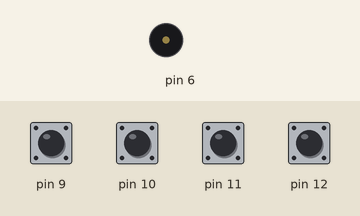
The sketch below on a simulated Arduino Uno, built with avr-gcc and run on an emulated ATmega328P. Parts: buzzer (waves = sounding). The inputs (shaded band) are chosen by the test bench; at power-on: pin 9–12 HIGH.

Above: at 1.2 s.
1.3 s: pin 9 pulled LOW for 0.15 s
At 1.38 s:
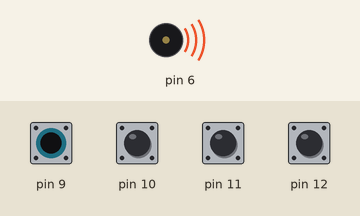
Timing chart, 0 to 4.3 s (numbered marks = the images above; inputs shaded):
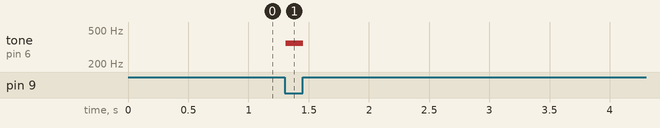

The sketch:

MIDIFrutas.ino
```cpp
#include <CapacitiveSensor.h>


CapacitiveSensor nota_01 = CapacitiveSensor(13,12);
CapacitiveSensor nota_02 = CapacitiveSensor(13,11);
CapacitiveSensor nota_03 = CapacitiveSensor(13,10);
CapacitiveSensor nota_04 = CapacitiveSensor(13,9);


const int qNotas =  4 , capS = 50;

void setup(){
  Serial.begin(9600);
}

void loop(){
  long nota[qNotas] = {
     (nota_01.capacitiveSensor(capS)),   //Posicao 0 do vetor
     (nota_02.capacitiveSensor(capS)),   //Posicao 1 do vetor
     (nota_03.capacitiveSensor(capS)),   //Posicao 2 do Vetor
     (nota_04.capacitiveSensor(capS)),   //Posicao 3 do Vetor
  };

  while(nota[0] > 500){
     tone(6, 262);
     nota[0] = nota_01.capacitiveSensor(capS);
  }
  while(nota[1] > 500){
     tone(6, 294);
     nota[1] = nota_02.capacitiveSensor(capS);
  }
  while(nota[2] > 500){
     tone(6, 330);
     nota[2] = nota_03.capacitiveSensor(capS);
  }
  while(nota[3] > 500){
     tone(6, 349);
     nota[3] = nota_04.capacitiveSensor(capS);
  }
  noTone(6);
}

/*void teste(){
  Serial.print("Valores: Nota 01: ");
  Serial.print(nota[0]);
  Serial.print(" |Nota 02: ");
  Serial.print(nota[1]);
  Serial.print(" |Nota 03: ");
  Serial.print(nota[2]);
  Serial.print(" |Nota 04: ");
  Serial.println(nota[3]);
  delay(1000);
}*/
```

Measured:
- after the input at 1.3 s, tone on pin 6: silent → 349 Hz at once, → silent 0.15 s later
